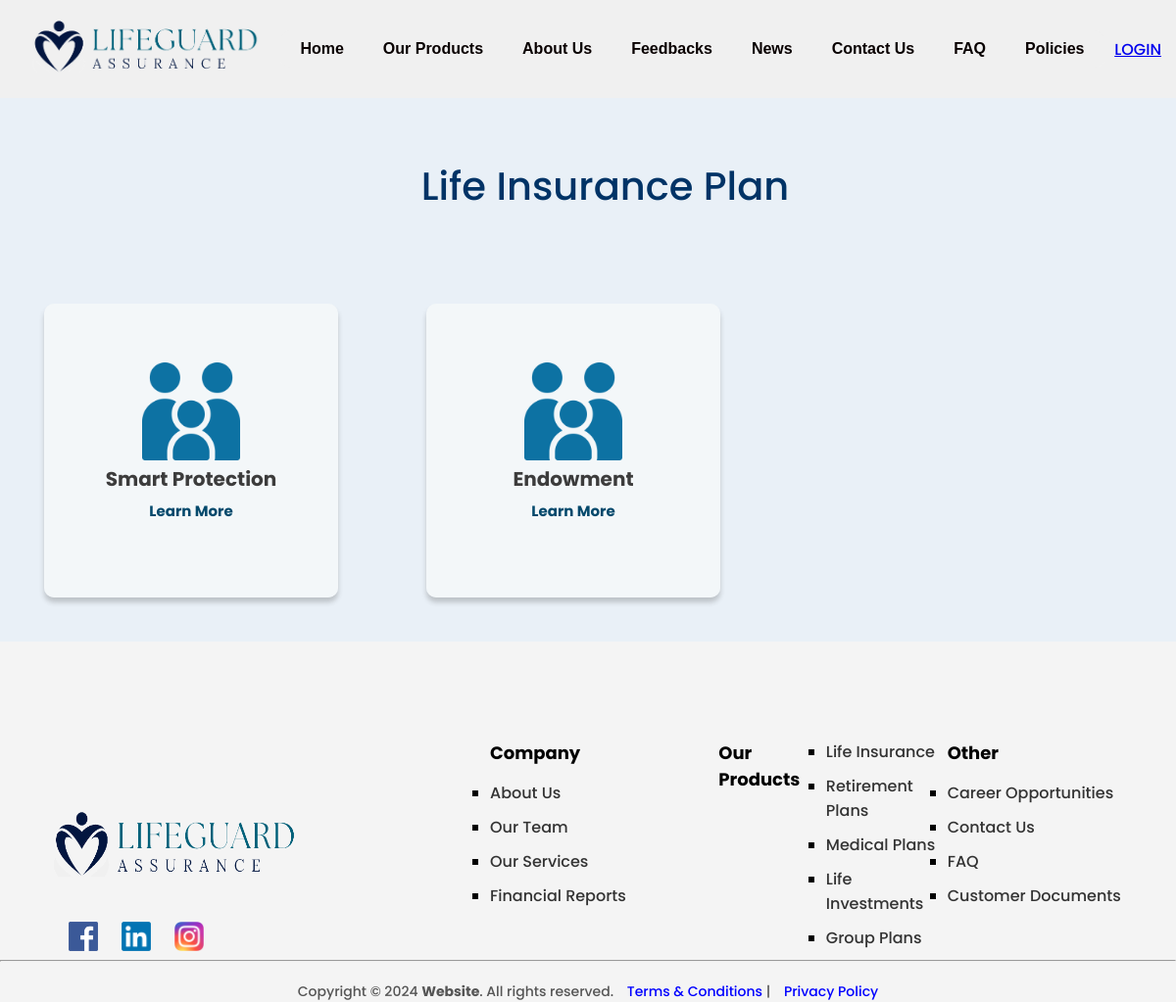
/sub_packages.php?package_type=Life Insurance Plan&image=images/fam.png, run on the app's committed database.
### tables this page shows
CREATE TABLE `insurance_packages` (
  `package_id` int(11) NOT NULL,
  `package_name` varchar(255) NOT NULL,
  `package_type` varchar(100) NOT NULL,
  `package_description` text DEFAULT NULL,
  `max_coverage_limit` decimal(15,2) DEFAULT NULL,
  `payment_interval` varchar(50) DEFAULT NULL,
  `premium_amount` decimal(10,2) DEFAULT NULL,
  `regulation` text DEFAULT NULL,
  `basic_amount` decimal(15,2) DEFAULT NULL
);

### sub_packages.php (the view, shortened to what this page needs)
<?php
    if (!isset($_SESSION["username"])) {
        include("headerLogin.php");
    } else {
        include("header.php");
    }
  ?>
<!DOCTYPE html>
<html>
    <head>
        <link rel="stylesheet" href="style/sub_packages.css">
    </head>
    <body>
    <?php
              include "config.php";
              $package_type = $_GET['package_type'];
              $image = $_GET['image'];
    ?>
        <div class="heading">
            <?php echo "<h2>$package_type</h2>" ?>
        </div>
        <section class="products">
        <?php
            $SQL = "SELECT * FROM insurance_packages where package_type = '$package_type'";
            $result = $conn->query($SQL);
            if($result ->num_rows > 0){
                while($row = $result->fetch_assoc()){
                       $package_name = $row["package_name"];
                       $p_id = $row['package_id'];
                       echo "<div class='card-container'>
                                <div class='card' id='card1'>
                                    <div class='card-content'>
                                        <img src= $image alt='Card Image' class='card-image'>
                                        <h3>$package_name</h3>
                                        <a href='package_details.php?package_id=$p_id' class='learn-more'>Learn More</a>
                                    </div>
                                </div>
                            </div>";
                }
            }
        ?>
        </section>
    </body>
</html>
<?php
include('footer.php');
?>

### style/headerfooter.css (style rules this page uses)
* { margin: 0; padding: 0; box-sizing: border-box; font-family:'poppins'; }

### style/sub_packages.css (style rules this page uses)
body { margin: 0; padding: 0; font-family: Arial, sans-serif; background-color: #e9f0f7; padding-top: 100px; font-weight: 500; }
h2 { color: #003366; padding-left: 35px; padding-top: 60px; font-size: 40px; margin-bottom: 0; font-weight: 500; text-align: center; }
.card-container { margin: 35px; padding: 10px; box-sizing: border-box; font-family: sans-serif; margin-top: 80px; */ }
.products { display: flex; flex-direction: row; margin: 0px; }
.card { width: 300px ; height: 300px; background-color: rgba(245, 248, 250, 0.862); border-radius: 10px; box-shadow: 0px 5px 5px rgba(48, 48, 48, 0.231); cursor: pointer; flex-shrink: 0; }
.card-content { position: relative; z-index: 2; padding: 60px 60px; line-height:1.3 ; text-align: center; flex-grow: 1; }
.card-image { width: 100px; height: 100px; filter: brightness(0) saturate(100%) invert(30%) sepia(90%) saturate(6499%) hue-rotate(186deg) brightness(94%) contrast(90%); }
.card-content h3 { font-size: 20px; text-align: center; margin-bottom : 10px; color: #3c3c3c; }
.card-content .learn-more { font-size: 15px; align-items: center; text-decoration: none; color: #03496c; font-weight: bold; display: block; margin-top: auto; }

### data on the page
insurance_packages: package_name "Smart Protection"
insurance_packages: package_name "Endowment"

### other printed values
$package_type "Life Insurance Plan"
